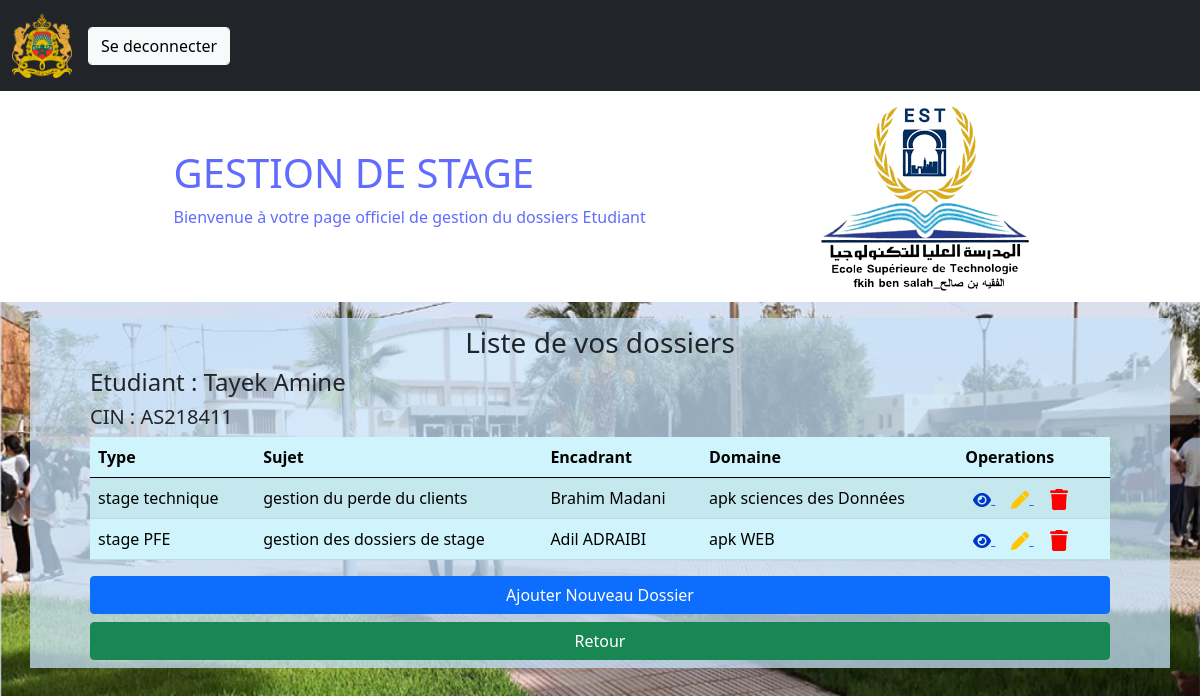
The page /home/2eme Annee/Informatique décisionnelle et statistique/2024/AS218411 (signed in) on the database its author committed.
### manager/models.py (models this page shows, shortened)
class User(AbstractUser):
    class Role(models.TextChoices):
        ADMIN="ADMIN", 'ADMIN'
        PROF="PROF", 'PROF'
        ETUDIANT="ETUDIANT", 'ETUDIANT'
    SEX = (
        ("Male", "Male"),
        ('Female', 'Female'),
    )
    base_role=Role.ADMIN
    base_role1=Role.ETUDIANT
    role = models.CharField(max_length = 20, choices= Role)
    Sex =  models.CharField(max_length = 10, choices=SEX)
    adresse=models.TextField(max_length=150,null=True)
    tel=models.CharField(max_length=40,null=True)
    Napog=models.IntegerField(default=0,null=True)
    CNE=models.CharField(max_length=50,null=True)
    dateN= models.DateField(auto_now=False, auto_now_add=False, null=True)
    lieuxN = models.CharField(max_length=50,null=True)
    SPC = models.CharField(max_length = 50,null=True)

class Dossiers(models.Model):
    TYPES = (
        ("1", "Stage d'initiation"),
        ('2', 'stage technique'),
        ('3', 'stage PFE'),
        ('4', 'Stage Professionel'),
    )
    NIVEAUX = (
        ("1ere Annee", "1ere Annee"),
        ("2eme Annee", "2eme Annee"),
        ('Licence Professionelle', 'Licence Professionelle'),
    )
    Type = models.CharField(max_length=50, choices=TYPES)
    Rapport = models.CharField(max_length=100, null=False, blank=False)
    Doss= models.CharField(max_length=100, null=False, blank=False)
    Sujet = models.CharField(max_length=100, null=False, blank=False)
    Encadrant = models.CharField(max_length=100, null=False, blank=False)
    Domaine = models.CharField(max_length=100, null=False, blank=False)
    Nom_filiere = models.CharField(max_length=100)
    Year = models.DateField(auto_now=False, auto_now_add=False)
    Niveau = models.CharField(max_length=50, choices = NIVEAUX)
    Student = models.ForeignKey(Student, on_delete=models.CASCADE)
    ValidationProf = models.BooleanField(default=False)
    ValidationAdmin = models.BooleanField(default=False)
    RemarqueProf = models.CharField(max_length=255, blank=True, null=True)
    RemarqueAdmin = models.CharField(max_length=255, blank=True, null=True)
    class Meta:
        ordering=['Type']

### manager/views.py (the view)
# urls.py: path('home/<str:niveau>/<str:nom_filier>/<int:year>/<str:cin>', views.home, name='home'),
def home(request, niveau, nom_filier,year, cin):
   if request.user.is_authenticated and request.user.role == 'ETUDIANT':
        dossiers = Dossiers.objects.filter(Student =request.user, Niveau=niveau, Nom_filiere=nom_filier, Year=f'{year}-01-01').order_by('Type')
        context = {'dossiers':dossiers, 'user_name':request.user.username,  'first_name':request.user.first_name, 'last_name':request.user.last_name, 'niveau':niveau, 'nom_filier':nom_filier, 'year':year, 'cin':cin}
        return render(request, 'manager/home.html',context = context)
   else:
        return redirect('index')

### templates/manager/home.html (shortened to what this page needs)
{% extends 'manager/base.html' %} {% block content %}
{% load static %}
<div class="form container">
  <h3>Liste de vos dossiers</h3>
  <h4>Etudiant : {{ first_name }} {{ last_name }} </h4>
  <h5>CIN : {{ user_name }} </h5>
  {% if dossiers %}
  <table class="table table-info table-striped">
    <thead>
      <tr>
        <th scope="col">Type</th>
        <th scope="col">Sujet</th>
        <th scope="col">Encadrant</th>
        <th scope="col">Domaine</th>
        <th scope="col">Operations</th>
      </tr>
    </thead>
    <tbody>
      {% for dossier in dossiers %}
      <tr>
        <td>{{ dossier.get_Type_display }}</td>
        <td>{{ dossier.Sujet }}</td>
        <td>{{ dossier.Encadrant }}</td>
        <td>{{ dossier.Domaine }}</td>
        <td>
          <a class="mx-2"  href="{% url 'afficherdossier' dossier.pk %}">
            <img src="{% static 'icons/eye-solid.png' %}" alt="Show" width="18">
          </a>
          <a class="mx-2"  href="{% url 'updatedossier' dossier.pk %}">
            <img src="{% static 'icons/pen-solid.png' %}" alt="Show" width="18">
          </a>
          <a class="mx-2"  href="{% url 'deletedossier' dossier.pk %}" type="button" onclick="confirmDelete()">
            <img src="{% static 'icons/trash-solid.png' %}" alt="Delete" width="18">
          </a>
        </td>
      </tr>
      {% endfor %}
    </tbody>
  </table>
  {% else %}
  <h3>Aucun Dossier</h3>
  {% endif %}
  <div class="d-grid gap-2">
    <a class="btn btn-primary" href="{% url 'newdossier' niveau nom_filier year user_name %}">Ajouter Nouveau Dossier</a>
  </div>
  <div class="d-grid gap-2">
    <a class="btn btn-success mt-2" href="{% url 'FiliereEtud' %}">Retour</a>
  </div>
</div>
{% endblock content %}

### rows shown on the page
User: first_name "Tayek", last_name "Amine", username "AS218411"
Dossiers: Type "stage technique", Sujet "gestion du perde du clients", Encadrant "Brahim Madani", Domaine "apk sciences des Données"
Dossiers: Type "stage PFE", Sujet "gestion des dossiers de stage", Encadrant "Adil ADRAIBI", Domaine "apk WEB"
